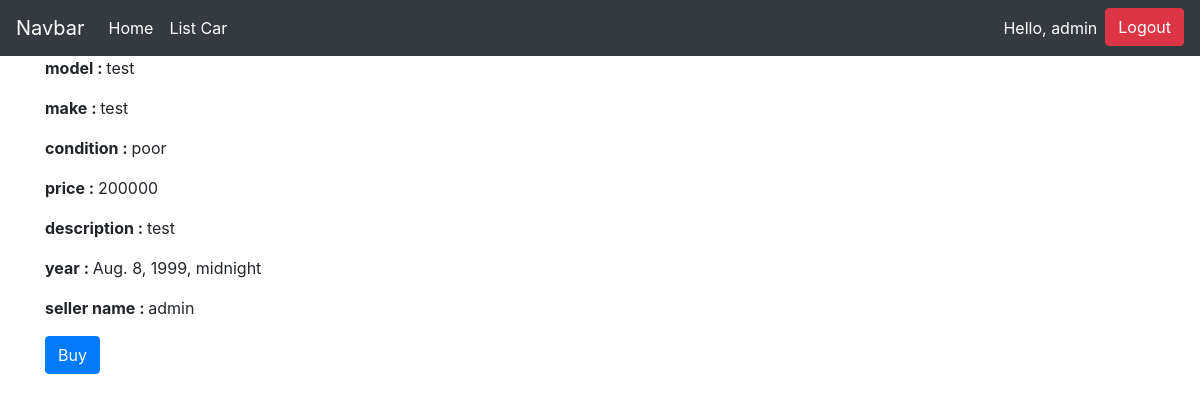
/car/2 (signed in), run on the app's committed database.
### car/models.py (models this page shows, shortened)
class User(AbstractUser):
    mobile = models.CharField(max_length=10, null=True)

class Car(models.Model):
    condition_status = (
        ('poor', 'Poor'),
        ('fair', 'Fair'),
        ('good', 'Good'),
        ('excellent', 'Excellent'),
    )
    modal = models.CharField(max_length=150)
    make = models.CharField(max_length=150)
    condition = models.CharField(max_length=10, choices=condition_status)
    price = models.IntegerField()
    seller = models.ForeignKey(User, null=True, on_delete=models.CASCADE, related_name='seller_user')
    buyer = models.ForeignKey(User, null=True, on_delete=models.CASCADE, related_name='buyer_user')
    description = models.CharField(max_length=255)
    year = models.DateTimeField()
    is_sold = models.BooleanField(default=False)

### car/views.py (the view, shortened to what this page needs)
# urls.py: path('car/<int:pk>', CarDetailsView.as_view(), name="car_details"),
class CarDetailsView(LoginRequiredMixin, UpdateView):
    template_name = "car_details.html"
    model = Car
    form_class = AddCarForm
    success_url = reverse_lazy('car_list')
    def get_context_data(self, *args, **kwargs):
        ctx = super(CarDetailsView, self).get_context_data()
        ctx['car_obj'] = self.get_object()
        return ctx

### template/car_details.html (shortened to what this page needs)
<!DOCTYPE html>
{% load crispy_forms_tags %}
{% load el_pagination_tags %}
<html lang="en">
<head>
    <link rel="stylesheet" href="https://cdn.jsdelivr.net/npm/bootstrap@4.6.1/dist/css/bootstrap.min.css">
</head>
<body>
<header>
    <nav class="navbar navbar-expand-lg navbar-dark bg-dark">
  <a class="navbar-brand" href="#">Navbar</a>
  <div class="collapse navbar-collapse" id="navbarSupportedContent">
    <ul class="navbar-nav mr-auto">
      <li class="nav-item active">
        <a class="nav-link" href="{% url 'car_list' %}">Home</a>
      </li>
      <li class="nav-item active">
        <a class="nav-link" href="{% url 'add' %}">List Car</a>
      </li>
    </ul>
    <ul class="navbar-nav ml-auto">
      {% if not request.user.is_authenticated %}
        <li class="nav-item">
          <a href="{%url 'login'%}" class="btn btn-warning">Login</a>
        </li>
      {% else %}
        <li class="nav-item active">
          <p class="nav-link mb-0">Hello, {{ request.user }} </p>
        </li>
        <li class="nav-item">
          <a href="{%url 'logout'%}" class="btn btn-danger">Logout</a>
        </li>
      {% endif %}
    </ul>
  </div>
</nav>
</header>
<div class="container">
<div class="row">
<div class="col-md-12">
<form method="post">
        <p><b>model : </b>{{ car_obj.modal }}</p>
          <p><b>make : </b>{{ car_obj.make }}</p>
          <p><b>condition : </b>{{ car_obj.condition }}</p>
          <p><b>price : </b>{{ car_obj.price }}</p>
          <p><b>description : </b>{{ car_obj.description }}</p>
          <p><b>year : </b>{{ car_obj.year }}</p>
          <p><b>seller name : </b>{{ car_obj.seller.username }}</p>
         {% if car_obj.is_sold %}
            <button type="button" class="btn btn-warning">Sold</button>
        {% else %}
             <button type="submit" class="btn btn-primary">Buy</button>
        {% endif %}
</form>
</div>
</div>
</div>
</body>
</html>

### data on the page
User: user "admin"
Car: modal "test", make "test", condition "poor", price "200000", description "test", year "Aug. 8, 1999, midnight", seller.username "admin"
